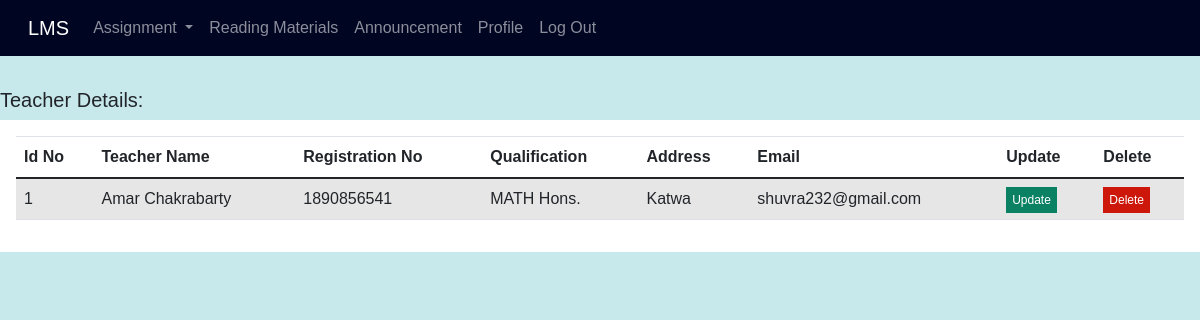
Screenshot of /view_teacher/ with the database file from the repository.
### lms_app/models.py (models this page shows)
class Teacher(models.Model):
    id = models.AutoField(primary_key=True)
    name = models.CharField(max_length=70, unique=False)
    subject = models.CharField(max_length=80,unique=False,null=True)
    reg_no = models.CharField(max_length=30, unique=True)
    address = models.CharField(max_length=500, unique=False)
    password = models.CharField(max_length=50, unique=False, null=True)
    email = models.CharField(max_length=70, unique=False, null=True)

### lms_app/views.py (the view)
# urls.py: path('view_teacher/',views.view_teacher,name='view_teacher'),
def view_teacher(requests):
    teachers = Teacher.objects.all()
    my_dict = {'teachers':teachers}
    return render(requests,'view_teacher.html',context=my_dict)

### templates/view_teacher.html (shortened to what this page needs)
{% extends 'header.html' %}
{% block body_block %}
<h5 style="padding-top: 2rem;">Teacher Details:</h5>
<div class="from_table">
    <table class="table table-striped ">
  <thead>
    <tr>
      <th scope="col">Id No</th>
      <th scope="col">Teacher Name</th>
      <th scope="col">Registration No</th>
        <th scope="col">Qualification</th>
         <th scope="col">Address</th>
         <th scope="col">Email</th>
      <th scope="col">Update</th>
      <th scope="col">Delete</th>
    </tr>
  </thead>
  <tbody>
{% if teachers %}
{%  for t in teachers %}
    <tr>
      <td>{{t.id}}</td>
      <td>{{t.name}}</td>
      <td>{{t.reg_no}}</td>
      <td>{{t.subject}}</td>
      <td>{{t.address}}</td>
      <td>{{t.email}}</td>
        <td><a href="{% url 'base:update_teacher' teacher_id=t.id %}" style="text-decoration: none; background: rgb(11, 129, 100); padding: 6px; color: white; font-size: 12px;">Update</a></td>
        <td><a href="{% url 'base:delete_teacher' teacher_id=t.id %}" style="text-decoration: none; background: rgb(204, 23, 10); padding: 6px; color: white; font-size: 12px;">Delete</a></td>
    </tr>
{% endfor %}
{%endif %}
  </tbody>
</table>
</div>
</body>
</html>
{% endblock %}

### static/css/style.css (style rules this page uses)
body { margin: 0; padding: 0; box-sizing: border-box; background: rgb(200, 233 ,236); font-family: 'Noto Sans JP', sans-serif; }
.new_feeds,th { padding: 20px; }
.from_table { padding: 1rem; overflow: auto; flex: 1 1 30rem; background-color: white; margin: auto; margin-top: 0px; }

### rows the page displays
Teacher: id "1", name "Amar Chakrabarty", reg_no "1890856541", subject "MATH Hons.", address "Katwa", email "shuvra232@gmail.com"
